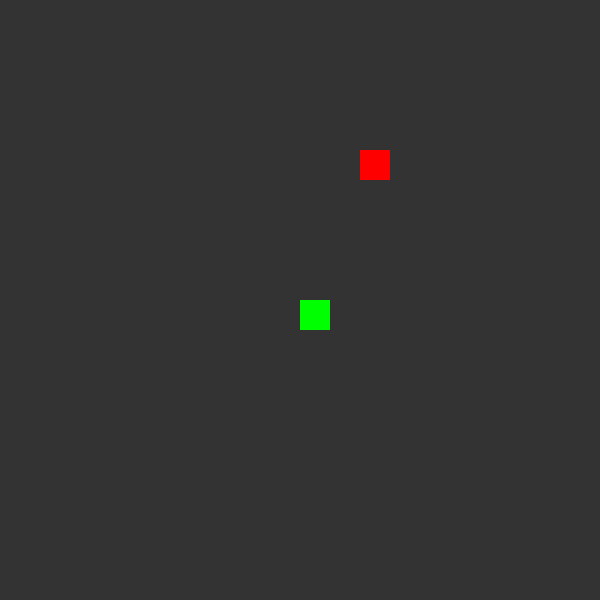
Frame 1 (no input)
Frame 60 (the mouse pressed at the canvas centre just before this capture): identical to frame 1, image omitted
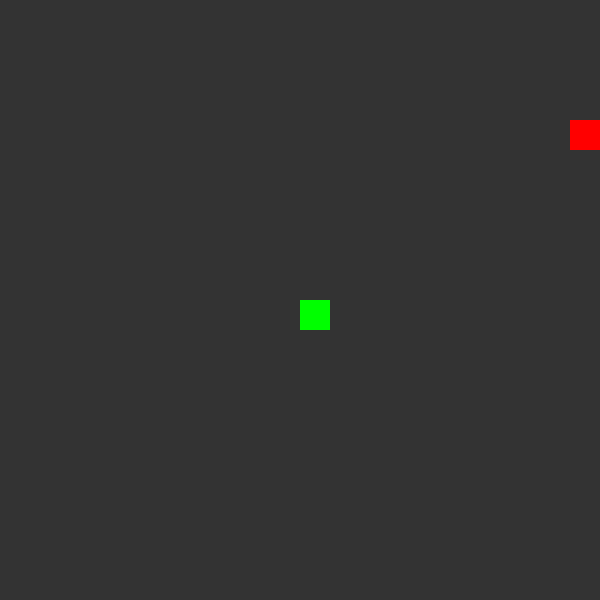
Frame 120 (the mouse held since frame 60 and released just before this capture)

The Processing sketch that drew these frames (run headless with seeded random() and noise(); from frame 60 on, the mouse is pressed at the canvas centre):

// Processing sketch: SnakeGame
// ── SnakeGame.pde
Snake snake;
PVector food;
int rez = 30;
float w, h;

void setup() {
  size(600, 600);
  reset();
}

void reset() {
  frameRate(17);
  w = floor(width / rez);
  h = floor(height / rez);
  snake = new Snake();
  foodLocation();
}

void foodLocation() {
  int x = floor(random(w));
  int y = floor(random(h));
  food = new PVector(x, y);
}

void keyPressed() {
  if (keyCode == RIGHT) {
    snake.setDir(1, 0);
  } else if (keyCode == LEFT) {
    snake.setDir(-1, 0);
  } else if (keyCode == UP) {
    snake.setDir(0, -1);
  } else if (keyCode == DOWN) {
    snake.setDir(0, 1);
  }
}

void mousePressed() {
  loop();
  reset();
}

void draw() {
  scale(rez);
  background(51);
  snake.render();
  snake.update();

  if (snake.eat(food)) {
    foodLocation();
  }

  if (snake.endGame()) {
    background(255, 0, 0);
    noLoop();
  }

  noStroke();
  fill(255, 0, 0);
  rect(food.x, food.y, 1, 1);
}

// ── Snake.pde
class Snake {
  ArrayList<PVector> body;
  float xdir, ydir, len;
  Snake() {
    this.body = new ArrayList<PVector>();
    this.body.add(new PVector(floor(w / 2), floor(h / 2)));
    this.xdir = 0;
    this.ydir = 0;
    this.len = 0;
  }

  boolean endGame() {
    float x = body.get(body.size() - 1).x;
    float y = body.get(body.size() - 1).y;
    if (x > w - 1 || x < 0 || y > h - 1 || y < 0) {
      return true;
    }
    return false;
  }

  void grow() {
    PVector head = body.get(body.size() - 1).copy();
    len++;
    body.add(head);
  }

  boolean eat(PVector pos) {
    float x = body.get(body.size() - 1).x;
    float y = body.get(body.size() - 1).y;
    if (x == pos.x && y == pos.y) {
      grow();
      return true;
    }
    return false;
  }

  void setDir(float x, float y) {
    xdir = x;
    ydir = y;
  }

  void update() {
    PVector head = body.get(body.size() - 1).copy();
    body.remove(0);
    head.x += xdir;
    head.y += ydir;
    body.add(head);
  }

  void render() {
    for (int i = 0; i < body.size(); i++) {
      fill(0, 255, 0);
      noStroke();
      rect(body.get(i).x, body.get(i).y, 1, 1);
    }
  }
}
